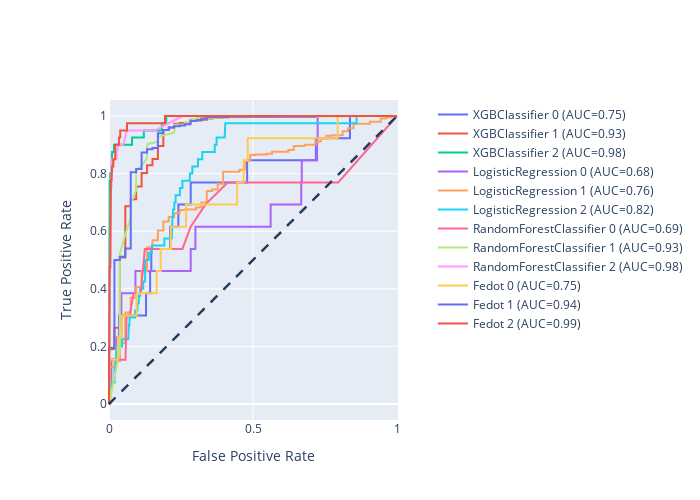
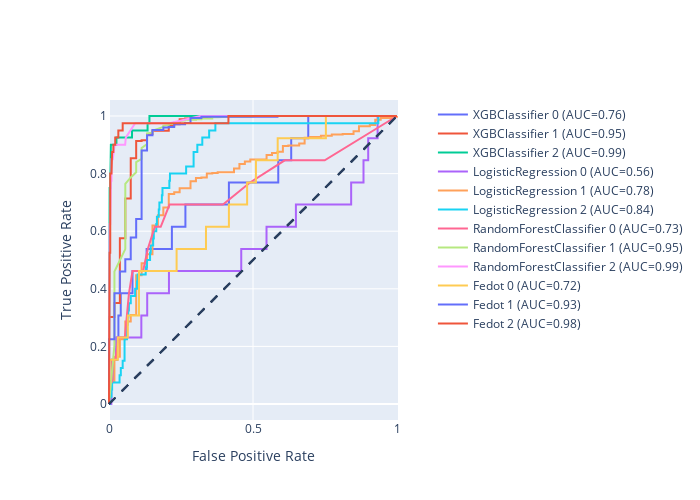

Notebook cell for these charts, in order:
### Markdown cell above
#### Рисуем ROC кривые для всех моделей и двух датасетов

### Code cell
np.random.seed(1)

#Определяем хранилище для данных
data_folder="Data/Datasets"
target="result"
other_targets=['duration_treatment'] #,"t_point"

#Считаем качество
for dataset in tqdm_notebook(os.listdir(data_folder)):
    if os.path.isfile(os.path.join(data_folder,dataset)):
        data=pd.read_pickle(os.path.join(data_folder,dataset))
        
        data=data.dropna(subset=[target])
        data=del_feat_with_one_val(data) #Удаляем None и неиформативные переменные
            
        create_several_ROC_curve(data,target,other_targets)
